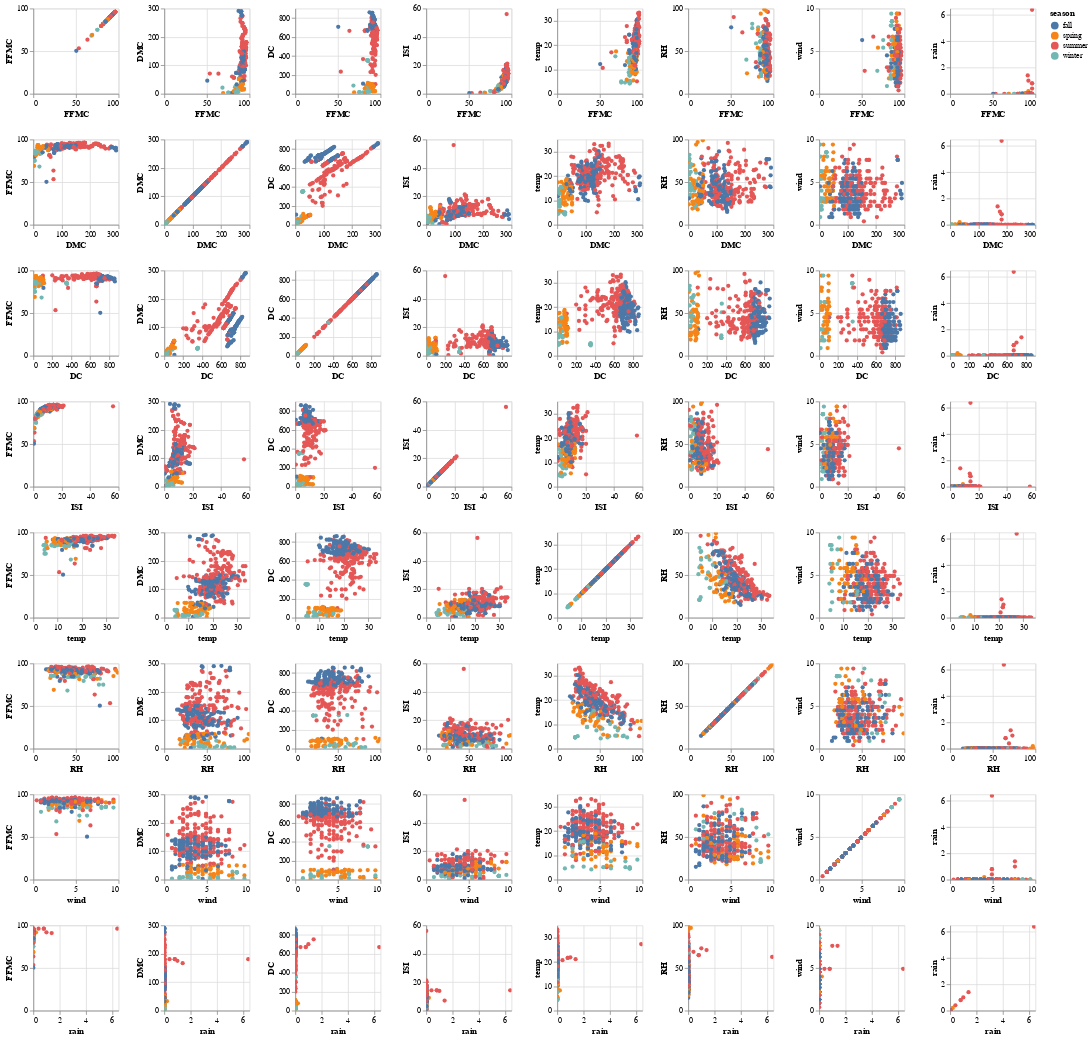

Write notebook code for a chart like this one.
### Code cell
alt.Chart(cleaned_train_set).mark_circle().encode(
    x = alt.X(alt.repeat("row"), type = "quantitative"),
    y = alt.Y(alt.repeat("column"), type = "quantitative"),
    color = "season"
).properties(
    width = 110,
    height = 110
).repeat(
    column = ["FFMC", "DMC", "DC", "ISI", "temp", "RH", "wind", "rain"],
    row = ["FFMC", "DMC", "DC", "ISI", "temp", "RH", "wind", "rain"]
).configure_mark(
    opacity = 1
).interactive()

### Figure 1 — Vega-Lite specification as saved in the notebook (floating-point values rounded to 4 significant figures; data arrays with more than 128 entries replaced by an {"elided": "..."} marker saying what was removed)
{"$schema": "https://vega.github.io/schema/vega-lite/v4.8.1.json", "config": {"mark": {"opacity": 1}, "view": {"continuousHeight": 300, "continuousWidth": 400}}, "datasets": {"data-11a842fd9ed8ebf01506069e7dfd2368": {"elided": "413 records"}}, "repeat": {"column": ["FFMC", "DMC", "DC", "ISI", "temp", "RH", "wind", "rain"], "row": ["FFMC", "DMC", "DC", "ISI", "temp", "RH", "wind", "rain"]}, "spec": {"data": {"name": "data-11a842fd9ed8ebf01506069e7dfd2368"}, "encoding": {"color": {"field": "season", "type": "nominal"}, "x": {"field": {"repeat": "row"}, "type": "quantitative"}, "y": {"field": {"repeat": "column"}, "type": "quantitative"}}, "height": 110, "mark": "circle", "selection": {"selector005": {"bind": "scales", "encodings": ["x", "y"], "type": "interval"}}, "width": 110}}
